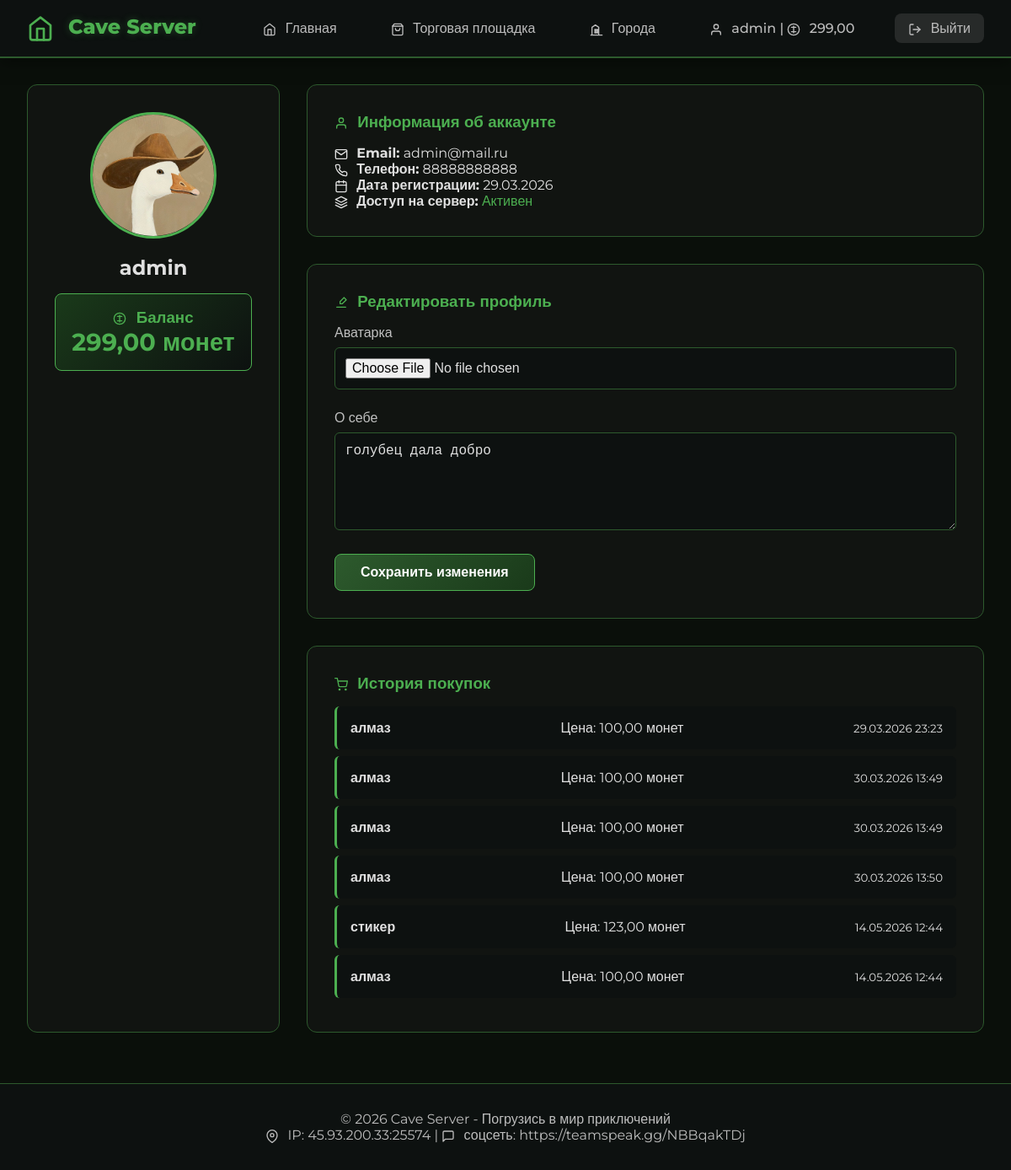
The app's page /profile/ (signed in) with its own data.
### main/models.py (models this page shows, shortened)
class User(AbstractUser):
    email = models.EmailField(unique=True)
    phone = models.CharField(max_length=20, unique=True)
    avatar = models.ImageField(upload_to='avatars/', null=True, blank=True)
    bio = models.TextField(max_length=500, blank=True)
    balance = models.DecimalField(max_digits=10, decimal_places=2, default=1000.00)
    has_server_access = models.BooleanField(default=False)
    created_at = models.DateTimeField(auto_now_add=True)
    city = models.ForeignKey('City', on_delete=models.SET_NULL, null=True, blank=True, related_name='residents')
    groups = models.ManyToManyField(
        'auth.Group',
        verbose_name='groups',
        blank=True,
        help_text='The groups this user belongs to.',
        related_name="cave_user_set",
        related_query_name="cave_user",
    )
    user_permissions = models.ManyToManyField(
        'auth.Permission',
        verbose_name='user permissions',
        blank=True,
        help_text='Specific permissions for this user.',
        related_name="cave_user_set",
        related_query_name="cave_user",
    )
    USERNAME_FIELD = 'username'
    REQUIRED_FIELDS = ['email', 'phone']

class Purchase(models.Model):
    item = models.ForeignKey(MarketplaceItem, on_delete=models.CASCADE)
    buyer = models.ForeignKey(User, on_delete=models.CASCADE, related_name='purchases')
    price_paid = models.DecimalField(max_digits=10, decimal_places=2)
    purchased_at = models.DateTimeField(auto_now_add=True)

class MarketplaceItem(models.Model):
    ITEM_TYPES = [
        ('block', 'Блок'),
        ('tool', 'Инструмент'),
        ('armor', 'Броня'),
        ('food', 'Еда'),
        ('potion', 'Зелье'),
        ('other', 'Другое'),
    ]
    title = models.CharField(max_length=200)
    description = models.TextField()
    price = models.DecimalField(max_digits=10, decimal_places=2)
    item_type = models.CharField(max_length=20, choices=ITEM_TYPES)
    seller = models.ForeignKey(User, on_delete=models.CASCADE, related_name='items_for_sale')
    created_at = models.DateTimeField(auto_now_add=True)
    is_available = models.BooleanField(default=True)
    image = models.ImageField(upload_to='marketplace/', null=True, blank=True)

### main/views.py (the view)
# urls.py: path('profile/', views.profile, name='profile'),
@login_required
def profile(request):
    if request.method == 'POST':
        form = ProfileForm(request.POST, request.FILES, instance=request.user)
        if form.is_valid():
            form.save()
            messages.success(request, 'Профиль обновлен!')
            return redirect('profile')
    else:
        form = ProfileForm(instance=request.user)
    purchases = Purchase.objects.filter(buyer=request.user).select_related('item', 'item__seller')
    return render(request, 'main/profile.html', {'form': form, 'purchases': purchases})

### main/forms.py
class ProfileForm(forms.ModelForm):
    class Meta:
        model = User
        fields = ['avatar', 'bio']
        widgets = {
            'avatar': forms.FileInput(attrs={'class': 'form-control'}),
            'bio': forms.Textarea(attrs={'class': 'form-control', 'placeholder': 'Расскажите о себе...', 'rows': 5}),
        }

### main/templates/main/profile.html (shortened to what this page needs)
{% extends 'main/base.html' %}
{% load static %}
{% block content %}
<div class="profile-container">
    <div class="container">
        <div class="profile-grid">
            <div class="profile-sidebar">
                <div class="avatar-section">
                    {% if user.avatar %}
                        <img src="{{ user.avatar.url }}" alt="Avatar" class="profile-avatar">
                    {% endif %}
                    <h2>{{ user.username }}</h2>
                    <div class="balance-card">
                        <h3>
                            <svg class="icon" width="20" height="20" viewBox="0 0 24 24" fill="none" stroke="currentColor" stroke-width="2">
                                <circle cx="12" cy="12" r="10"/>
                                <path d="M12 6v12M8 8h8M8 16h8"/>
                            </svg>
                            Баланс
                        </h3>
                        <p class="balance-amount">{{ user.balance }} монет</p>
                    </div>
                </div>
            </div>
            <div class="profile-main">
                <div class="profile-info">
                    <h3>
                        <svg class="icon" width="20" height="20" viewBox="0 0 24 24" fill="none" stroke="currentColor" stroke-width="2">
                            <path d="M20 21v-2a4 4 0 0 0-4-4H8a4 4 0 0 0-4 4v2"/>
                            <circle cx="12" cy="7" r="4"/>
                        </svg>
                        Информация об аккаунте
                    </h3>
                    <p>
                        <svg class="icon" width="16" height="16" viewBox="0 0 24 24" fill="none" stroke="currentColor" stroke-width="2">
                            <path d="M4 4h16c1.1 0 2 .9 2 2v12c0 1.1-.9 2-2 2H4c-1.1 0-2-.9-2-2V6c0-1.1.9-2 2-2z"/>
                            <polyline points="22,6 12,13 2,6"/>
                        </svg>
                        <strong>Email:</strong> {{ user.email }}
                    </p>
                    <p>
                        <strong>Телефон:</strong> {{ user.phone }}
                    </p>
                    <p>
                        <svg class="icon" width="16" height="16" viewBox="0 0 24 24" fill="none" stroke="currentColor" stroke-width="2">
                            <rect x="3" y="4" width="18" height="18" rx="2" ry="2"/>
                            <line x1="16" y1="2" x2="16" y2="6"/>
                            <line x1="8" y1="2" x2="8" y2="6"/>
                            <line x1="3" y1="10" x2="21" y2="10"/>
                        </svg>
                        <strong>Дата регистрации:</strong> {{ user.created_at|date:"d.m.Y" }}
                    </p>
                    <p>
                        <svg class="icon" width="16" height="16" viewBox="0 0 24 24" fill="none" stroke="currentColor" stroke-width="2">
                            <path d="M12 2L2 7l10 5 10-5-10-5zM2 17l10 5 10-5M2 12l10 5 10-5"/>
                        </svg>
                        <strong>Доступ на сервер:</strong>
                        {% if user.has_server_access %}
                            <span style="color: #4caf50;">Активен</span>
                        {% else %}
                            <span style="color: #ff6b6b;">Не куплен</span>
                        {% endif %}
                    </p>
                </div>
                <div class="profile-edit">
                    <h3>
                        <svg class="icon" width="20" height="20" viewBox="0 0 24 24" fill="none" stroke="currentColor" stroke-width="2">
                            <path d="M17 3l4 4-7 7H10v-4l7-7z"/>
                            <path d="M4 20h16"/>
                        </svg>
                        Редактировать профиль
                    </h3>
                    <form method="post" enctype="multipart/form-data">
                        <div class="form-group">
                            <label for="id_avatar">Аватарка</label>
                            {{ form.avatar }}
                        </div>
                        <div class="form-group">
                            <label for="id_bio">О себе</label>
                            {{ form.bio }}
                        </div>
                        <button type="submit" class="btn btn-primary">Сохранить изменения</button>
                    </form>
                </div>
                <div class="purchase-history">
                    <h3>
                        <svg class="icon" width="20" height="20" viewBox="0 0 24 24" fill="none" stroke="currentColor" stroke-width="2">
                            <circle cx="9" cy="21" r="1"/>
                            <circle cx="20" cy="21" r="1"/>
                            <path d="M1 1h4l2.68 13.39a2 2 0 0 0 2 1.61h9.72a2 2 0 0 0 2-1.61L23 6H6"/>
                        </svg>
                        История покупок
                    </h3>
                    {% for purchase in purchases %}
                        <div class="purchase-item">
                            <strong>{{ purchase.item.title }}</strong>
                            <span>Цена: {{ purchase.price_paid }} монет</span>
                            <small>{{ purchase.purchased_at|date:"d.m.Y H:i" }}</small>
                        </div>
                    {% empty %}
                        <p>У вас пока нет покупок</p>
                    {% endfor %}
                </div>
            </div>
        </div>
    </div>
</div>
{% endblock %}

### main/templates/main/base.html (shortened to what this page needs)
<!DOCTYPE html>
<html lang="ru">
<head>
    {% load static %}
    <link rel="stylesheet" href="{% static 'main/css/style.css' %}">
</head>
<body>
    <nav class="navbar">
        <div class="nav-container">
            <div class="nav-logo">
                <a href="{% url 'index' %}">
                    <svg class="icon-logo" width="32" height="32" viewBox="0 0 24 24" fill="none" stroke="currentColor" stroke-width="2">
                        <path d="M3 9l9-7 9 7v11a2 2 0 0 1-2 2H5a2 2 0 0 1-2-2z"/>
                        <polyline points="9 22 9 12 15 12 15 22"/>
                    </svg>
                    Cave Server
                </a>
            </div>
            <div class="nav-menu">
                <a href="{% url 'index' %}" class="nav-link">
                    <svg class="icon" width="18" height="18" viewBox="0 0 24 24" fill="none" stroke="currentColor" stroke-width="2">
                        <path d="M3 9l9-7 9 7v11a2 2 0 0 1-2 2H5a2 2 0 0 1-2-2z"/>
                        <polyline points="9 22 9 12 15 12 15 22"/>
                    </svg>
                    Главная
                </a>
                <a href="{% url 'marketplace' %}" class="nav-link">
                    <svg class="icon" width="18" height="18" viewBox="0 0 24 24" fill="none" stroke="currentColor" stroke-width="2">
                        <path d="M6 2L3 6v14a2 2 0 0 0 2 2h14a2 2 0 0 0 2-2V6l-3-4z"/>
                        <line x1="3" y1="6" x2="21" y2="6"/>
                        <path d="M16 10a4 4 0 0 1-8 0"/>
                    </svg>
                    Торговая площадка
                </a>
                <a href="{% url 'cities' %}" class="nav-link">
                    <svg class="icon" width="18" height="18" viewBox="0 0 24 24" fill="none" stroke="currentColor" stroke-width="2">
                        <path d="M2 22h20M4 22V8l6-4 6 4v14M9 12h2v2H9zM13 12h2v2h-2zM9 16h2v2H9zM13 16h2v2h-2z"/>
                    </svg>
                    Города
                </a>
                {% if user.is_authenticated %}
                    <a href="{% url 'profile' %}" class="nav-link">
                        <svg class="icon" width="18" height="18" viewBox="0 0 24 24" fill="none" stroke="currentColor" stroke-width="2">
                            <path d="M20 21v-2a4 4 0 0 0-4-4H8a4 4 0 0 0-4 4v2"/>
                            <circle cx="12" cy="7" r="4"/>
                        </svg>
                        {{ user.username }} |
                        <svg class="icon" width="14" height="14" viewBox="0 0 24 24" fill="none" stroke="currentColor" stroke-width="2">
                            <circle cx="12" cy="12" r="10"/>
                            <path d="M12 6v12M8 8h8M8 16h8"/>
                        </svg>
                        {{ user.balance }}
                    </a>
                    <a href="{% url 'logout' %}" class="nav-link nav-logout">
                        <svg class="icon" width="18" height="18" viewBox="0 0 24 24" fill="none" stroke="currentColor" stroke-width="2">
                            <path d="M9 21H5a2 2 0 0 1-2-2V5a2 2 0 0 1 2-2h4"/>
                            <polyline points="16 17 21 12 16 7"/>
                            <line x1="21" y1="12" x2="9" y2="12"/>
                        </svg>
                        Выйти
                    </a>
                {% endif %}
            </div>
        </div>
    </nav>
    <main>
        {% block content %}{% endblock %}
    </main>
    <footer class="footer">
        <div class="footer-content">
            <p>© 2026 Cave Server - Погрузись в мир приключений</p>
            <p>
                <svg class="icon" width="16" height="16" viewBox="0 0 24 24" fill="none" stroke="currentColor" stroke-width="2">
                    <path d="M21 10c0 7-9 13-9 13s-9-6-9-13a9 9 0 0 1 18 0z"/>
                    <circle cx="12" cy="10" r="3"/>
                </svg>
                IP: 45.93.200.33:25574 |
                <svg class="icon" width="16" height="16" viewBox="0 0 24 24" fill="none" stroke="currentColor" stroke-width="2">
                    <path d="M21 15a2 2 0 0 1-2 2H7l-4 4V5a2 2 0 0 1 2-2h14a2 2 0 0 1 2 2z"/>
                </svg>
                соцсеть: https://teamspeak.gg/NBBqakTDj
            </p>
        </div>
    </footer>
</body>
</html>

### main/static/main/css/style.css (style rules this page uses)
* { margin: 0; padding: 0; box-sizing: border-box; }
body { font-family: 'Montserrat', sans-serif; background: #0a0f0a; color: #e0e0e0; min-height: 100vh; }
.navbar { background: #0d1110; backdrop-filter: blur(10px); position: fixed; width: 100%; top: 0; z-index: 1000; border-bottom: 2px solid #2d5a2d; box-shadow: 0 2px 20px rgba(0, 0, 0, 0.5); }
.nav-container { max-width: 1200px; margin: 0 auto; padding: 1rem 2rem; display: flex; justify-content: space-between; align-items: center; }
.nav-logo a { color: #4caf50; font-size: 1.5rem; font-weight: 800; text-decoration: none; text-shadow: 0 0 10px rgba(76, 175, 80, 0.3); transition: color 0.3s; }
.nav-menu { display: flex; gap: 2rem; align-items: center; }
.nav-link { color: #bdbdbd; text-decoration: none; font-weight: 500; transition: all 0.3s; padding: 0.5rem 1rem; border-radius: 8px; }
.nav-logout { background: rgba(100, 100, 100, 0.3); }
.btn { display: inline-block; padding: 12px 30px; border-radius: 8px; text-decoration: none; font-weight: 600; transition: all 0.3s; border: none; cursor: pointer; font-size: 1rem; }
.btn-primary { background: linear-gradient(135deg, #2d5a2d, #1a3a1a); color: white; margin-right: 1rem; border: 1px solid #4caf50; }
.container { max-width: 1200px; margin: 0 auto; padding: 0 2rem; }
.form-group { margin-bottom: 1.5rem; }
.form-group label { display: block; margin-bottom: 0.5rem; font-weight: 500; color: #c0c0c0; }
.form-control { width: 100%; padding: 12px; background: #0d1110; border: 1px solid #2d5a2d; border-radius: 6px; font-size: 1rem; color: #e0e0e0; transition: all 0.3s; }
.profile-container { padding: 100px 0 60px; }
.profile-grid { display: grid; grid-template-columns: 300px 1fr; gap: 2rem; }
.profile-sidebar { background: #111411; border-radius: 12px; padding: 2rem; text-align: center; border: 1px solid #2d5a2d; }
.profile-avatar { width: 150px; height: 150px; border-radius: 50%; object-fit: cover; margin-bottom: 1rem; border: 3px solid #4caf50; }
.balance-card { background: linear-gradient(135deg, #1a3a1a, #0d1110); padding: 1rem; border-radius: 8px; border: 1px solid #4caf50; margin-top: 1rem; }
.balance-card h3 { color: #4caf50; }
.balance-amount { font-size: 1.8rem; font-weight: bold; color: #4caf50; }
.profile-main { display: flex; flex-direction: column; gap: 2rem; }
.profile-info, .profile-edit, .purchase-history { background: #111411; padding: 2rem; border-radius: 12px; border: 1px solid #2d5a2d; }
.profile-info h3, .profile-edit h3, .purchase-history h3 { color: #4caf50; margin-bottom: 1rem; }
.purchase-item { background: #0d1110; padding: 1rem; margin-bottom: 0.5rem; border-radius: 6px; display: flex; justify-content: space-between; align-items: center; border-left: 3px solid #4caf50; }
.footer { background: #0d1110; color: #bdbdbd; text-align: center; padding: 2rem; border-top: 1px solid #2d5a2d; }
.icon, .icon-logo { display: inline-block; vertical-align: middle; margin-right: 6px; stroke: currentColor; stroke-width: 2; stroke-linecap: round; stroke-linejoin: round; fill: none; }
.icon-logo { margin-right: 10px; stroke: #4caf50; }
.nav-link .icon { margin-right: 6px; }
h1, h2, h3, h4, p, span, a, button, label { font-style: normal; }
.icon { display: inline-block; width: 16px; height: 16px; vertical-align: middle; margin-right: 6px; stroke: currentColor; stroke-width: 2; stroke-linecap: round; stroke-linejoin: round; fill: none; }
h2 svg, h3 svg { margin-right: 8px; vertical-align: middle; }

### records on screen
User: username "admin", balance "299,00", avatar (picture), email "admin@mail.ru", phone "88888888888", created_at "29.03.2026", bio "голубец дала добро"
Purchase: item "алмаз", price_paid "100,00", purchased_at "29.03.2026 23:23"
Purchase: item "алмаз", price_paid "100,00", purchased_at "30.03.2026 13:49"
Purchase: item "алмаз", price_paid "100,00", purchased_at "30.03.2026 13:49"
Purchase: item "алмаз", price_paid "100,00", purchased_at "30.03.2026 13:50"
Purchase: item "стикер", price_paid "123,00", purchased_at "14.05.2026 12:44"
Purchase: item "алмаз", price_paid "100,00", purchased_at "14.05.2026 12:44"
